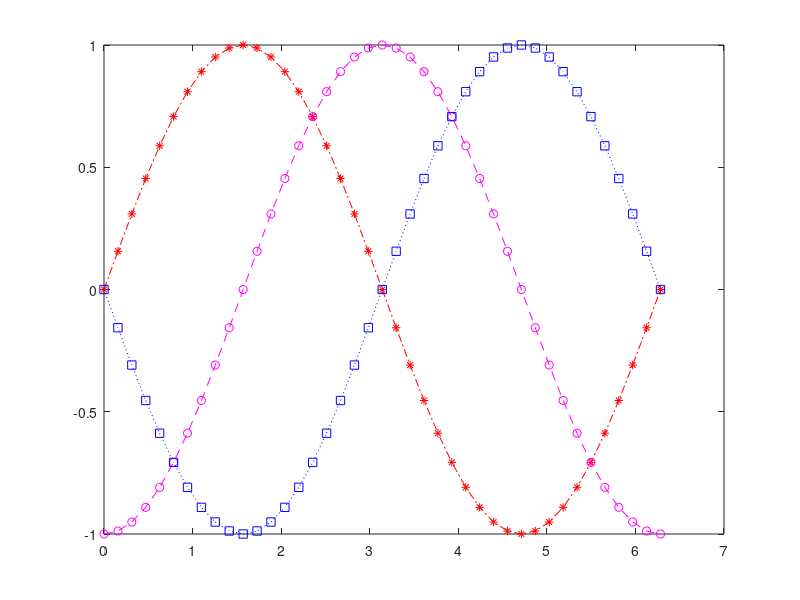

Write MATLAB code to recreate this figure.
figure
t = 0:pi/20:2*pi;
plot(t,sin(t),'-.r*')
hold on
plot(t,sin(t-pi/2),'--mo')
plot(t,sin(t-pi),':bs')
%hold off